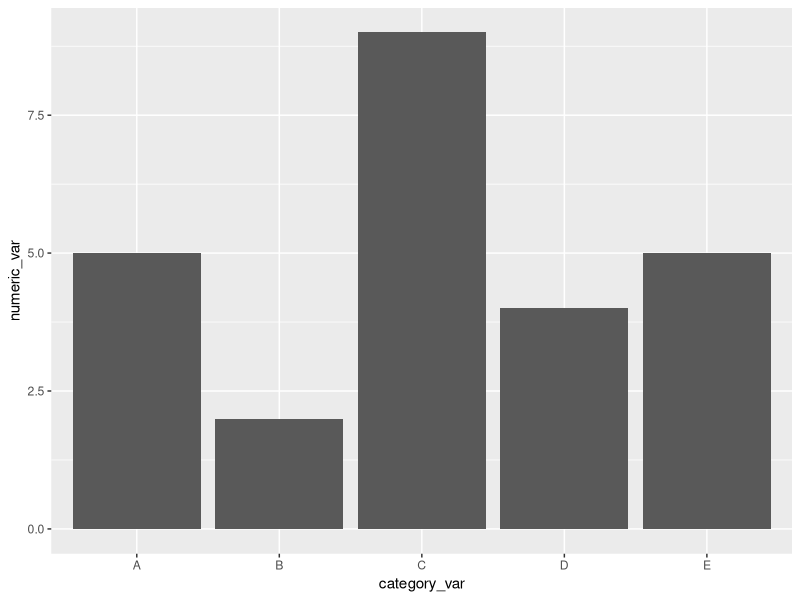

This chart was generated by the following R code:
#line chart, bar chart, scatterplot




# Load ggplot2 graphics package
library(ggplot2)

# Create dummy dataset
df.dummy_data <- data.frame(category_var = c("A","B","C","D","E"),
                            numeric_var = c(5,2,9,4,5)
)

# Plot dataset with ggplot2
ggplot(data=df.dummy_data, aes(x=category_var, y=numeric_var)) +
  geom_bar(stat="identity")